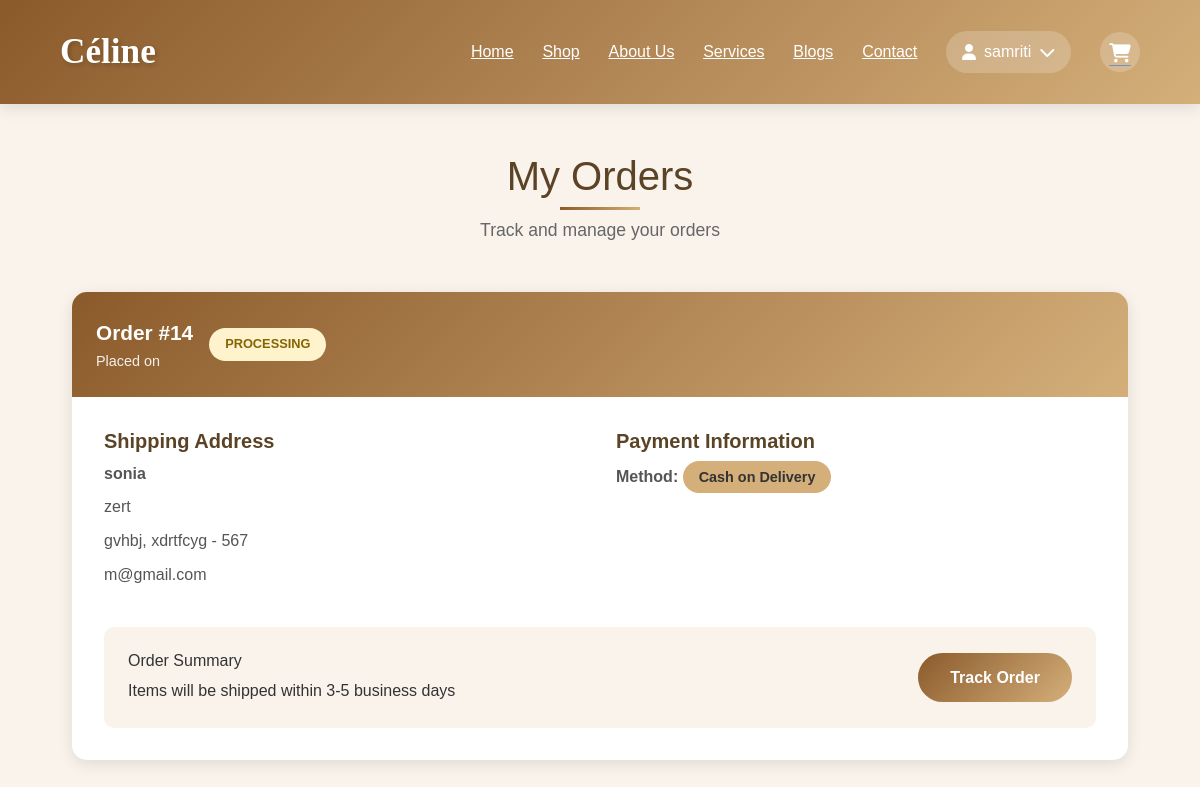
The page /orders (signed in) on the database its author committed.
### app1/models.py (models this page shows)
class Order(models.Model):
    user = models.ForeignKey(User, on_delete=models.CASCADE)
    full_name = models.CharField(max_length=100)
    email = models.EmailField()
    address = models.TextField()
    city = models.CharField(max_length=50)
    state = models.CharField(max_length=50)
    zipcode = models.CharField(max_length=10)
    PAYMENT_CHOICES = [
        ('cod', 'Cash on Delivery'),
        ('online', 'Credit/Debit Card'),
        ('upi', 'UPI'),
    ]
    payment_method = models.CharField(max_length=10, choices=PAYMENT_CHOICES, default='cod')
    card_number = models.CharField(max_length=20, blank=True, null=True)
    expiry_date = models.CharField(max_length=10, blank=True, null=True)
    cvv = models.CharField(max_length=5, blank=True, null=True)
    upi_id = models.CharField(max_length=100, blank=True, null=True)

### app1/views.py (the view)
# urls.py: path('orders', views.orders_view, name='orders'),
@login_required
def orders_view(request):
    user_orders = Order.objects.filter(user=request.user).order_by('-id')
    context = {
        'orders': user_orders,
    }
    return render(request, 'orders.html', context)

### app1/templates/orders.html (shortened to what this page needs)
{% load static %}
<!DOCTYPE html>
<html lang="en">
<head>
    <link href="https://cdn.jsdelivr.net/npm/bootstrap@5.3.0/dist/css/bootstrap.min.css" rel="stylesheet">
    <link rel="stylesheet" href="https://cdnjs.cloudflare.com/ajax/libs/font-awesome/6.4.0/css/all.min.css">
</head>
<body>
   {% include 'header.html' %}
    <section class="orders-section">
        <div class="container">
            <div class="orders-header">
                <h1>My Orders</h1>
                <p>Track and manage your orders</p>
            </div>
            {% if orders %}
                <div class="orders-list">
                    {% for order in orders %}
                    <div class="order-card">
                        <div class="order-header">
                            <div>
                                <div class="order-id">Order #{{ order.id }}</div>
                                <div class="order-date">Placed on {{ order.created_at|date:"M d, Y" }}</div>
                            </div>
                            <span class="status-badge status-pending">Processing</span>
                        </div>
                        <div class="order-body">
                            <div class="order-details-grid">
                                <div class="detail-group">
                                    <h5>Shipping Address</h5>
                                    <p><strong>{{ order.full_name }}</strong></p>
                                    <p>{{ order.address }}</p>
                                    <p>{{ order.city }}, {{ order.state }} - {{ order.zipcode }}</p>
                                    <p>{{ order.email }}</p>
                                </div>
                                <div class="detail-group">
                                    <h5>Payment Information</h5>
                                    <p><strong>Method:</strong>
                                        <span class="payment-method">
                                            {{ order.get_payment_method_display }}
                                        </span>
                                    </p>
                                </div>
                            </div>
                            <div class="payment-info">
                                <div class="row align-items-center">
                                    <div class="col-md-8">
                                        <h6>Order Summary</h6>
                                        <p class="mb-0">Items will be shipped within 3-5 business days</p>
                                    </div>
                                    <div class="col-md-4 text-md-end">
                                        <button class="btn btn-primary-custom">Track Order</button>
                                    </div>
                                </div>
                            </div>
                        </div>
                    </div>
                    {% endfor %}
                </div>
            {% endif %}
        </div>
    </section>
</body>
</html>

### app1/templates/header.html (shortened to what this page needs)
<nav>
    <div class="logo">
        <span>Céline</span>
    </div>
    <div class="nav-links">
        <a href="index">Home</a>
        <a href="shop">Shop</a>
        <a href="about">About Us</a>
        <a href="services">Services</a>
        <a href="blog">Blogs</a>
        <a href="contact">Contact</a>
        {% if user.is_authenticated %}
            <div class="user-dropdown">
                <button class="user-btn">
                    <i class="fa-solid fa-user"></i>
                    {{ user.username }}
                    <i class="fa-solid fa-chevron-down"></i>
                </button>
            </div>
        {% else %}
            <a href="signup">Sign Up</a>
            <a href="login" class="icon-link"><i class="fa-solid fa-user"></i></a>
        {% endif %}
        <a href="cart" class="icon-link cart-link">
            <i class="fa-solid fa-cart-shopping"></i>
        </a>
    </div>
</nav>

### app1/templates/orders.html (style rules this page uses)
:root { --primary-color: #8b5a2b; --secondary-color: #d4af7a; --accent-color: #5b4325; --light-bg: #f9f3ec; --dark-text: #333; --light-text: #fff; --gradient-primary: linear-gradient(135deg, #8b5a2b 0%, #d4af7a 100%); --gradient-secondary: linear-gradient(135deg, #d4af7a 0%, #f9f3ec 100%); --gradient-dark: linear-gradient(135deg, #5b4325 0%, #8b5a2b 100%); --shadow: 0 4px 15px rgba(0,0,0,0.1); --transition: all 0.3s ease; }
* { margin: 0; padding: 0; box-sizing: border-box; }
body { font-family: 'Montserrat', sans-serif; background-color: var(--light-bg); color: var(--dark-text); line-height: 1.6; }
nav { display: flex; justify-content: space-between; align-items: center; padding: 1.5rem 5%; background: var(--gradient-primary); box-shadow: var(--shadow); position: sticky; top: 0; z-index: 1000; }
.logo { font-family: 'Dancing Script', cursive; font-size: 2.2rem; font-weight: 700; color: var(--light-text); text-shadow: 2px 2px 4px rgba(0,0,0,0.2); }
.nav-links { display: flex; align-items: center; gap: 1.8rem; }
.nav-links a { color: var(--light-text); font-weight: 500; transition: var(--transition); position: relative; padding: 0.5rem 0; }
.nav-links a:not(.icon-link)::after { content: ''; position: absolute; bottom: 0; left: 0; width: 0; height: 2px; background: var(--light-text); transition: width 0.3s ease; }
.icon-link { font-size: 1.2rem; background: rgba(255,255,255,0.2); padding: 0.5rem; border-radius: 50%; width: 40px; height: 40px; display: flex; align-items: center; justify-content: center; transition: var(--transition); }
.orders-section { padding: 3rem 5%; min-height: 80vh; }
.orders-header { text-align: center; margin-bottom: 3rem; }
.orders-header h1 { font-size: 2.5rem; color: var(--accent-color); margin-bottom: 1rem; position: relative; display: inline-block; }
.orders-header h1::after { content: ''; position: absolute; bottom: -10px; left: 50%; transform: translateX(-50%); width: 80px; height: 3px; background: var(--gradient-primary); }
.orders-header p { color: #666; font-size: 1.1rem; }
.order-card { background: white; border-radius: 15px; box-shadow: var(--shadow); margin-bottom: 2rem; overflow: hidden; transition: var(--transition); border: none; }
.order-header { background: var(--gradient-primary); color: var(--light-text); padding: 1.5rem; display: flex; justify-content: between; align-items: center; flex-wrap: wrap; gap: 1rem; }
.order-id { font-size: 1.3rem; font-weight: 600; }
.order-date { font-size: 0.9rem; opacity: 0.9; }
.order-body { padding: 2rem; }
.order-details-grid { display: grid; grid-template-columns: repeat(auto-fit, minmax(250px, 1fr)); gap: 2rem; margin-bottom: 2rem; }
.detail-group h5 { color: var(--accent-color); margin-bottom: 0.5rem; font-weight: 600; }
.detail-group p { margin-bottom: 0.5rem; color: #555; }
.payment-info { background: var(--light-bg); padding: 1.5rem; border-radius: 10px; margin-top: 1rem; }
.payment-method { display: inline-block; padding: 0.3rem 1rem; background: var(--secondary-color); color: var(--dark-text); border-radius: 20px; font-size: 0.9rem; font-weight: 600; }
.btn-primary-custom { background: var(--gradient-primary); border: none; padding: 0.8rem 2rem; border-radius: 25px; color: var(--light-text); font-weight: 600; transition: var(--transition); }
.status-badge { padding: 0.4rem 1rem; border-radius: 20px; font-size: 0.8rem; font-weight: 600; text-transform: uppercase; }
.status-pending { background: #fff3cd; color: #856404; }
.order-card { animation: fadeInUp 0.6s ease-out; }
.order-card:nth-child(odd) { animation-delay: 0.1s; }

### rows shown on the page
Order: id "14", full_name "sonia", address "zert", city "gvhbj", state "xdrtfcyg", zipcode "567", email "m@gmail.com", payment_method "Cash on Delivery"

### other values the page prints
{{ user.username }} "samriti"
